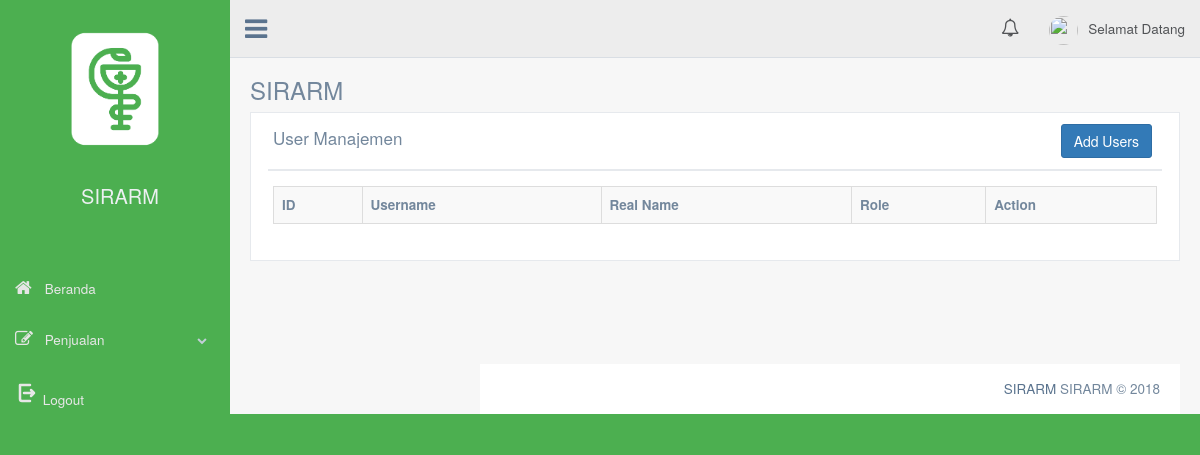
The page /index.php/user on the database as committed earlier.
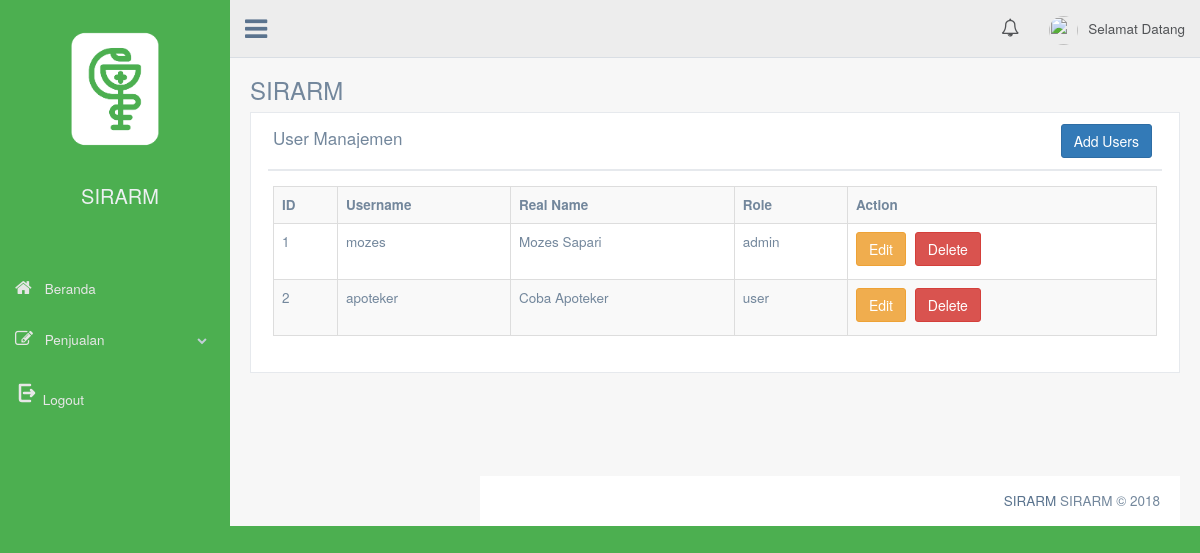
The same page on the database as committed later.
### tables this page shows
CREATE TABLE `users` (
  `id` int(11) NOT NULL,
  `username` varchar(50) NOT NULL,
  `password` varchar(255) NOT NULL,
  `real_name` varchar(255) NOT NULL,
  `role` int(11) NOT NULL,
  `created_at` timestamp NOT NULL DEFAULT current_timestamp(),
  `updated_at` timestamp NOT NULL DEFAULT current_timestamp() ON UPDATE current_timestamp()
);

CREATE TABLE `role` (
  `id` int(11) NOT NULL,
  `role_name` varchar(255) DEFAULT NULL,
  `created_at` datetime DEFAULT NULL,
  `updated_at` datetime DEFAULT NULL
);

### application/libraries/Template.php (called while the page is built, shortened)
<?php
class Template {
    var $CI;
    function __construct() {
        $this->CI = & get_instance();
    }
    function set_parser($parser, $method = NULL) {
        $this->CI->load->library($parser);
    }
    function write_view($region, $view, $data = NULL, $overwrite = FALSE) {
        $content = $this->CI->load->view($view, $data, TRUE);
    }
}

### application/controllers/User.php (called while the page is built, shortened)
<?php
class User extends CI_Controller
{
	public function __construct()
	{
		$this->template->write_view('sidenavs', 'template/default_sidenavs', true);
		$this->template->write_view('navs', 'template/default_topnavs.php', $data, true);
	}
	public function index()
	{
		$data['users'] = $this->user_model->get_all_users();
		$data['roles'] = $this->role_model->get_all_roles();
		$this->template->write('title', 'User Management', TRUE);
		$this->template->write('header', 'SIRARM');
		$this->template->write_view('content', 'user/index', $data, true);
		$this->template->render();
	}
}

### index.php (called while the page is built, shortened)
<?php
require_once BASEPATH . 'core/CodeIgniter.php';

### application/models/User_model.php (called while the page is built, shortened)
<?php
class User_model extends CI_Model
{
	public function get_all_users()
	{
		$this->db->select('users.id, users.username, users.real_name, role.role_name');
		$this->db->from('users');
		$this->db->join('role', 'users.role = role.id');
		return $this->db->get()->result();
	}
}

### application/views/user/index.php (the view, shortened to what this page needs)
<div class="row">
	<div class="col-md-12 col-sm-12 col-xs-12">
		<div class="x_panel">
			<div class="x_title">
				<h2>User Manajemen</small></h2>
				<button type="button" class="btn btn-primary" data-toggle="modal" data-target="#addRoleModal" style="float: right;">
					Add Users
				</button>
				<div class="clearfix"></div>
			</div>
			<div class="x_content">
				<table id="datatable-buttons" class="table table-striped table-bordered">
					<tr>
						<th>ID</th>
						<th>Username</th>
						<th>Real Name</th>
						<th>Role</th>
						<th>Action</th>
					</tr>
					<?php $i = 1 ?>
					<?php foreach ($users as $user) : ?>
						<tr>
							<td><?= $i++; ?></td>
							<td><?= $user->username; ?></td>
							<td><?= $user->real_name; ?></td>
							<td><?= $user->role_name; ?></td>
							<td>
								<button type="button" class="btn btn-warning mr-2" data-toggle="modal" data-target="#editRoleModal<?= $user->id ?>">Edit</button>
								<a href="<?= base_url('user/delete/' . $user->id); ?>" class="btn btn-danger">Delete</a>
							</td>
						</tr>
					<?php endforeach; ?>
				</table>
			</div>
		</div>
	</div>

Rows that differ between the two databases and show on the page:
added users: username "mozes", real_name "Mozes Sapari", role.role_name "admin"
added users: username "apoteker", real_name "Coba Apoteker", role.role_name "user"
